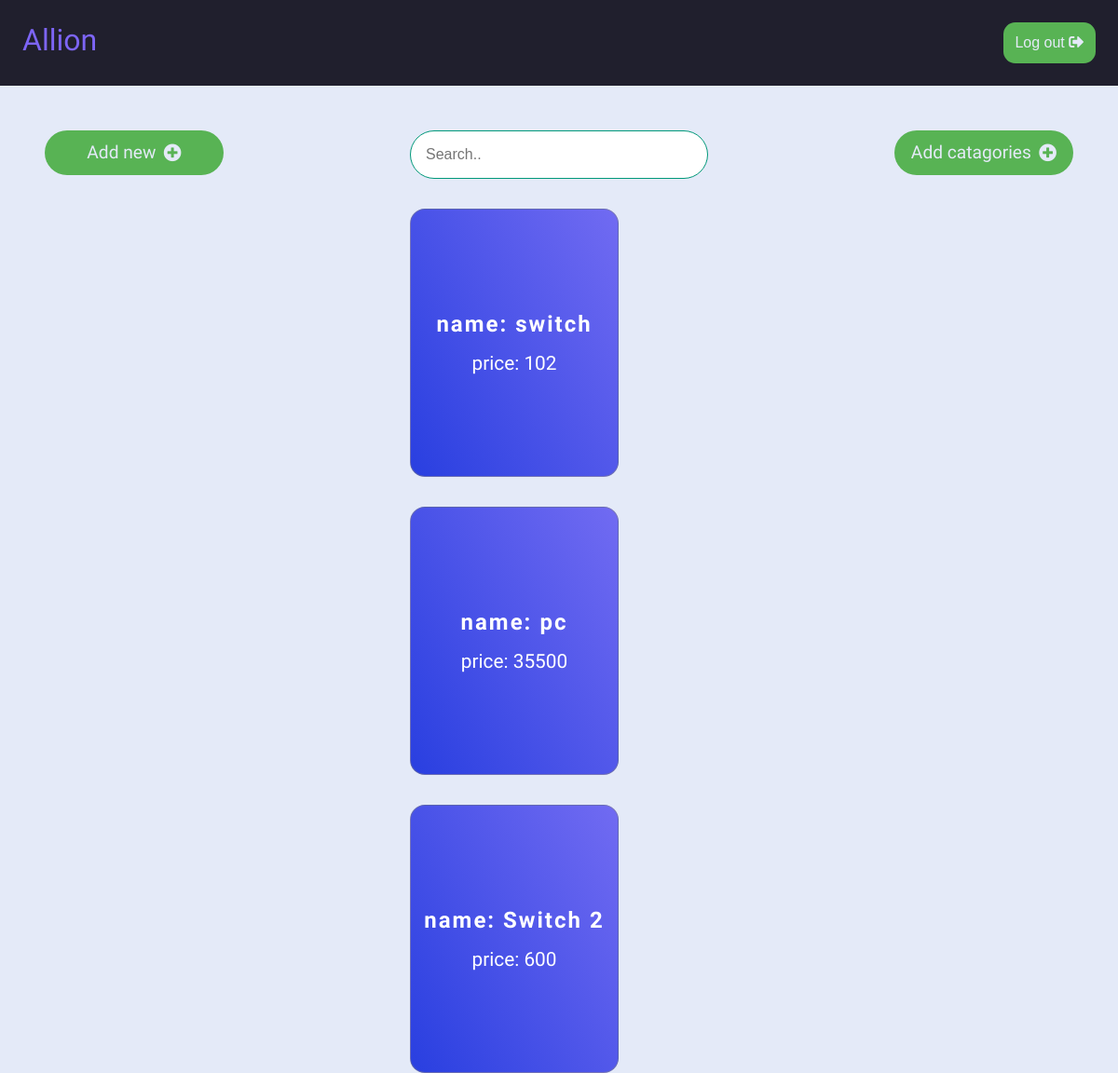
The app's page /product/ with its own data.
### product/models.py (models this page shows)
class Product(models.Model):
    name = models.CharField(max_length=100)
    cat = models.ForeignKey(Category, on_delete=models.CASCADE)
    purchase_price = models.BigIntegerField()
    selling_price = models.BigIntegerField()

### product/views.py (the view)
# urls.py: path('', views.products_view, name="products"),
def products_view(request):
    context = Product.objects.all()
    return render(request, 'products.html', {"products": context})

### templates/products.html (shortened to what this page needs)
<!DOCTYPE html>
{% load static %}
<html lang="en">
<head>
    <link rel="stylesheet" href="https://use.fontawesome.com/releases/v5.15.4/css/all.css">
    <link rel="stylesheet" href="{% static 'style.css' %}">
</head>
<body>
    <header>
        <a class="logo" href="#">Allion</a>
        <nav class="nav-bar">
            <ul>
                <li><button class="log-out"><a href="#">Log out <i class="fas fa-sign-out-alt"></i></a></button></li>
            </ul>
        </nav>
    </header>
    <div class="options">
        <a href="{% url 'create_product' %}"><button class="add">
            Add new <i class="fas fa-plus-circle"></i>
        </button></a>
      <input type="text" placeholder="Search..">
      <a href="{% url 'create_categorie' %}"><button class="add">
        Add catagories<i class="fas fa-plus-circle"></i>
    </button></a>
  </div>
 <section class="product-page">
   {% for product in products %}
    <div class="cards">
      <div class="card-body">
        <div class="title">
            <h4>name: {{ product.name }}</h4>
            <h5>price: {{ product.selling_price }}</h5>
        </div>
     </div>
    </div>
    {% endfor %}
 </section>
</body>
</html>

### static/style.css (style rules this page uses)
.cards { margin-top: 2rem; display: -ms-grid; display: grid; -ms-grid-columns: (20rem)[auto-fit]; grid-template-columns: repeat(auto-fit, 20rem); grid-gap: 2rem; -webkit-box-pack: center; -ms-flex-pack: center; justify-content: center; }
.card-body { display: -webkit-box; display: -ms-flexbox; display: flex; -ms-flex-pack: distribute; justify-content: space-around; -webkit-box-align: center; -ms-flex-align: center; align-items: center; -webkit-box-orient: vertical; -webkit-box-direction: normal; -ms-flex-direction: column; flex-direction: column; background: linear-gradient(60deg, #293fe0 0%, #716bf2 100%); width: 14rem; height: 18rem; border: 1px solid rgba(130, 130, 130, 0.5); border-radius: 1rem; -webkit-transition: 300ms; transition: 300ms; }
.card-body .title { display: -webkit-box; display: -ms-flexbox; display: flex; -webkit-box-orient: vertical; -webkit-box-direction: normal; -ms-flex-direction: column; flex-direction: column; -webkit-box-align: center; -ms-flex-align: center; align-items: center; }
.card-body h4 { padding: 0.5rem; color: white; font-size: 1.5em; font-weight: 600; letter-spacing: 2px; }
.card-body h5 { padding: 0.5rem; color: white; font-size: 1.3em; font-weight: 500; }
.options { margin: 3rem 3rem 0rem 3rem; display: -webkit-box; display: -ms-flexbox; display: flex; -webkit-box-pack: justify; -ms-flex-pack: justify; justify-content: space-between; }
.options input { padding: 1rem; width: 20rem; border: 1px solid #009879; border-radius: 10rem; font-size: 1em; }
.options a { text-decoration: none; }
.options .add { width: 12rem; border: none; background-color: #58B354; color: #E4EAF8; padding: 0.8rem; border-radius: 2rem; display: -webkit-box; display: -ms-flexbox; display: flex; -webkit-box-pack: center; -ms-flex-pack: center; justify-content: center; -webkit-box-align: center; -ms-flex-align: center; align-items: center; font-size: 1.2rem; font-weight: 500; font-family: 'Red Hat Display', sans-serif; }
.options .add i { margin-left: 0.5rem; }
.product-page { display: -ms-grid; display: grid; -ms-grid-columns: 2fr; grid-template-columns: 2fr; }
* { padding: 0; margin: 0; -webkit-box-sizing: border-box; box-sizing: border-box; }
body { background: #E4EAF8; height: 100vh; font-family: 'Red Hat Display', sans-serif; }
header { z-index: 1; background-color: #201F2D; width: 100%; display: -ms-grid; display: grid; -ms-grid-columns: (1fr)[2]; grid-template-columns: repeat(2, 1fr); padding: 1.5rem; }
header .logo { text-decoration: none; color: #7D65F6; font-size: 2em; }
header .nav-bar ul { display: -webkit-box; display: -ms-flexbox; display: flex; -webkit-box-pack: end; -ms-flex-pack: end; justify-content: end; -webkit-box-align: center; -ms-flex-align: center; align-items: center; list-style: none; }
header .nav-bar ul li { list-style: none; }
header .nav-bar ul li .log-out { border: none; background-color: #58B354; color: #E4EAF8; padding: 0.8rem; border-radius: 0.8rem; display: -webkit-box; display: -ms-flexbox; display: flex; -webkit-box-pack: center; -ms-flex-pack: center; justify-content: center; -webkit-box-align: center; -ms-flex-align: center; align-items: center; }
header .nav-bar ul li .log-out a { font-size: 1.2em; text-decoration: none; color: #E4EAF8; }
ul { list-style: none; }

### records on screen
Product: name "switch", selling_price "102"
Product: name "pc", selling_price "35500"
Product: name "Switch 2", selling_price "600"
